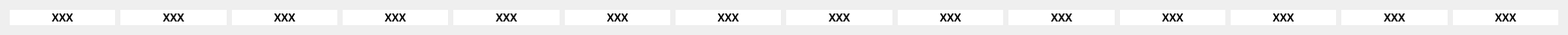
    <widget class="QWidget" name="gridLayoutWidget_5">
     <property name="geometry">
      <rect>
       <x>10</x>
       <y>590</y>
       <width>1771</width>
       <height>31</height>
      </rect>
     </property>
     <layout class="QGridLayout" name="gridLayout_5">
      <item row="0" column="10">
       <widget class="QLabel" name="R_E_11">
        <property name="font">
         <font>
          <family>Ubuntu Mono</family>
          <pointsize>9</pointsize>
          <weight>75</weight>
          <bold>true</bold>
         </font>
        </property>
        <property name="styleSheet">
         <string notr="true">background-color: rgb(255, 255, 255);
border-color: rgb(36, 36, 36);</string>
        </property>
        <property name="text">
         <string>XXX</string>
        </property>
        <property name="alignment">
         <set>Qt::AlignCenter</set>
        </property>
       </widget>
      </item>
      <item row="0" column="3">
       <widget class="QLabel" name="R_E_4">
        <property name="font">
         <font>
          <family>Ubuntu Mono</family>
          <pointsize>9</pointsize>
          <weight>75</weight>
          <bold>true</bold>
         </font>
        </property>
        <property name="styleSheet">
         <string notr="true">background-color: rgb(255, 255, 255);
border-color: rgb(36, 36, 36);</string>
        </property>
        <property name="text">
         <string>XXX</string>
        </property>
        <property name="alignment">
         <set>Qt::AlignCenter</set>
        </property>
       </widget>
      </item>
      <item row="0" column="5">
       <widget class="QLabel" name="R_E_6">
        <property name="font">
         <font>
          <family>Ubuntu Mono</family>
          <pointsize>9</pointsize>
          <weight>75</weight>
          <bold>true</bold>
         </font>
        </property>
        <property name="styleSheet">
         <string notr="true">background-color: rgb(255, 255, 255);
border-color: rgb(36, 36, 36);</string>
        </property>
        <property name="text">
         <string>XXX</string>
        </property>
        <property name="alignment">
         <set>Qt::AlignCenter</set>
        </property>
       </widget>
      </item>
      <item row="0" column="7">
       <widget class="QLabel" name="R_E_8">
        <property name="font">
         <font>
          <family>Ubuntu Mono</family>
          <pointsize>9</pointsize>
          <weight>75</weight>
          <bold>true</bold>
         </font>
        </property>
        <property name="styleSheet">
         <string notr="true">background-color: rgb(255, 255, 255);
border-color: rgb(36, 36, 36);</string>
        </property>
        <property name="text">
         <string>XXX</string>
        </property>
        <property name="alignment">
         <set>Qt::AlignCenter</set>
        </property>
       </widget>
      </item>
      <item row="0" column="1">
       <widget class="QLabel" name="R_E_2">
        <property name="font">
         <font>
          <family>Ubuntu Mono</family>
          <pointsize>9</pointsize>
          <weight>75</weight>
          <bold>true</bold>
         </font>
        </property>
        <property name="styleSheet">
         <string notr="true">background-color: rgb(255, 255, 255);
border-color: rgb(36, 36, 36);</string>
        </property>
        <property name="text">
         <string>XXX</string>
        </property>
        <property name="alignment">
         <set>Qt::AlignCenter</set>
        </property>
       </widget>
      </item>
      <item row="0" column="11">
       <widget class="QLabel" name="R_E_12">
        <property name="font">
         <font>
          <family>Ubuntu Mono</family>
          <pointsize>9</pointsize>
          <weight>75</weight>
          <bold>true</bold>
         </font>
        </property>
        <property name="styleSheet">
         <string notr="true">background-color: rgb(255, 255, 255);
border-color: rgb(36, 36, 36);</string>
        </property>
        <property name="text">
         <string>XXX</string>
        </property>
        <property name="alignment">
         <set>Qt::AlignCenter</set>
        </property>
       </widget>
      </item>
      <item row="0" column="12">
       <widget class="QLabel" name="R_E_13">
        <property name="font">
         <font>
          <family>Ubuntu Mono</family>
          <pointsize>9</pointsize>
          <weight>75</weight>
          <bold>true</bold>
         </font>
        </property>
        <property name="styleSheet">
         <string notr="true">background-color: rgb(255, 255, 255);
border-color: rgb(36, 36, 36);</string>
        </property>
        <property name="text">
         <string>XXX</string>
        </property>
        <property name="alignment">
         <set>Qt::AlignCenter</set>
        </property>
       </widget>
      </item>
      <item row="0" column="0">
       <widget class="QLabel" name="R_E_1">
        <property name="font">
         <font>
          <family>Ubuntu Mono</family>
          <pointsize>9</pointsize>
          <weight>75</weight>
          <bold>true</bold>
         </font>
        </property>
        <property name="styleSheet">
         <string notr="true">background-color: rgb(255, 255, 255);
border-color: rgb(36, 36, 36);</string>
        </property>
        <property name="text">
         <string>XXX</string>
        </property>
        <property name="alignment">
         <set>Qt::AlignCenter</set>
        </property>
       </widget>
      </item>
      <item row="0" column="6">
       <widget class="QLabel" name="R_E_7">
        <property name="font">
         <font>
          <family>Ubuntu Mono</family>
          <pointsize>9</pointsize>
          <weight>75</weight>
          <bold>true</bold>
         </font>
        </property>
        <property name="styleSheet">
         <string notr="true">background-color: rgb(255, 255, 255);
border-color: rgb(36, 36, 36);</string>
        </property>
        <property name="text">
         <string>XXX</string>
        </property>
        <property name="alignment">
         <set>Qt::AlignCenter</set>
        </property>
       </widget>
      </item>
      <item row="0" column="8">
       <widget class="QLabel" name="R_E_9">
        <property name="font">
         <font>
          <family>Ubuntu Mono</family>
          <pointsize>9</pointsize>
          <weight>75</weight>
          <bold>true</bold>
         </font>
        </property>
        <property name="styleSheet">
         <string notr="true">background-color: rgb(255, 255, 255);
border-color: rgb(36, 36, 36);</string>
        </property>
        <property name="text">
         <string>XXX</string>
        </property>
        <property name="alignment">
         <set>Qt::AlignCenter</set>
        </property>
       </widget>
      </item>
      <item row="0" column="9">
       <widget class="QLabel" name="R_E_10">
        <property name="font">
         <font>
          <family>Ubuntu Mono</family>
          <pointsize>9</pointsize>
          <weight>75</weight>
          <bold>true</bold>
         </font>
        </property>
        <property name="styleSheet">
         <string notr="true">background-color: rgb(255, 255, 255);
border-color: rgb(36, 36, 36);</string>
        </property>
        <property name="text">
         <string>XXX</string>
        </property>
        <property name="alignment">
         <set>Qt::AlignCenter</set>
        </property>
       </widget>
      </item>
      <item row="0" column="4">
       <widget class="QLabel" name="R_E_5">
        <property name="font">
         <font>
          <family>Ubuntu Mono</family>
          <pointsize>9</pointsize>
          <weight>75</weight>
          <bold>true</bold>
         </font>
        </property>
        <property name="styleSheet">
         <string notr="true">background-color: rgb(255, 255, 255);
border-color: rgb(36, 36, 36);</string>
        </property>
        <property name="text">
         <string>XXX</string>
        </property>
        <property name="alignment">
         <set>Qt::AlignCenter</set>
        </property>
       </widget>
      </item>
      <item row="0" column="2">
       <widget class="QLabel" name="R_E_3">
        <property name="font">
         <font>
          <family>Ubuntu Mono</family>
          <pointsize>9</pointsize>
          <weight>75</weight>
          <bold>true</bold>
         </font>
        </property>
        <property name="styleSheet">
         <string notr="true">background-color: rgb(255, 255, 255);
border-color: rgb(36, 36, 36);</string>
        </property>
        <property name="text">
         <string>XXX</string>
        </property>
        <property name="alignment">
         <set>Qt::AlignCenter</set>
        </property>
       </widget>
      </item>
      <item row="0" column="13">
       <widget class="QLabel" name="R_E_14">
        <property name="font">
         <font>
          <family>Ubuntu Mono</family>
          <pointsize>9</pointsize>
          <weight>75</weight>
          <bold>true</bold>
         </font>
        </property>
        <property name="styleSheet">
         <string notr="true">background-color: rgb(255, 255, 255);
border-color: rgb(36, 36, 36);</string>
        </property>
        <property name="text">
         <string>XXX</string>
        </property>
        <property name="alignment">
         <set>Qt::AlignCenter</set>
        </property>
       </widget>
      </item>
     </layout>
    </widget>
